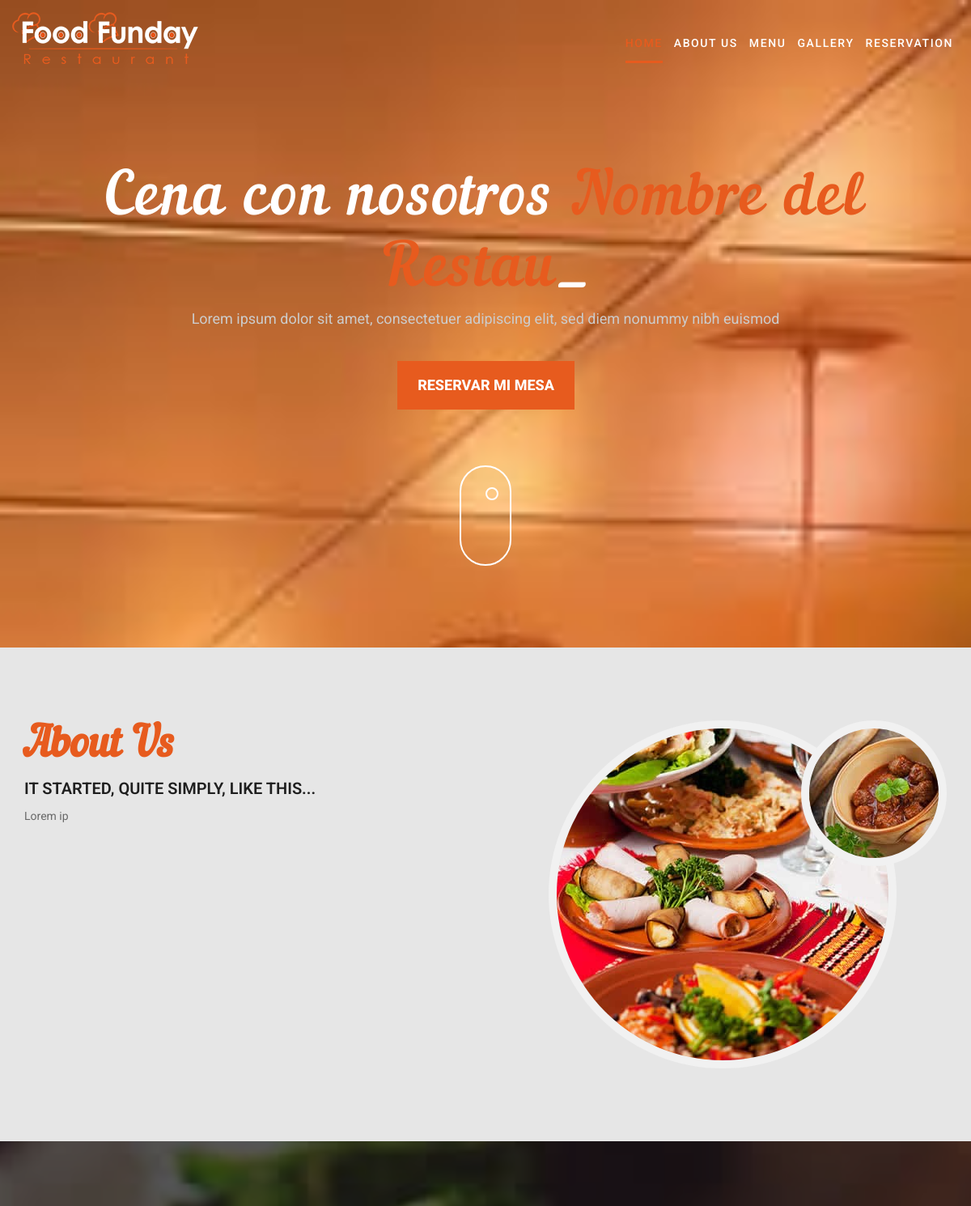
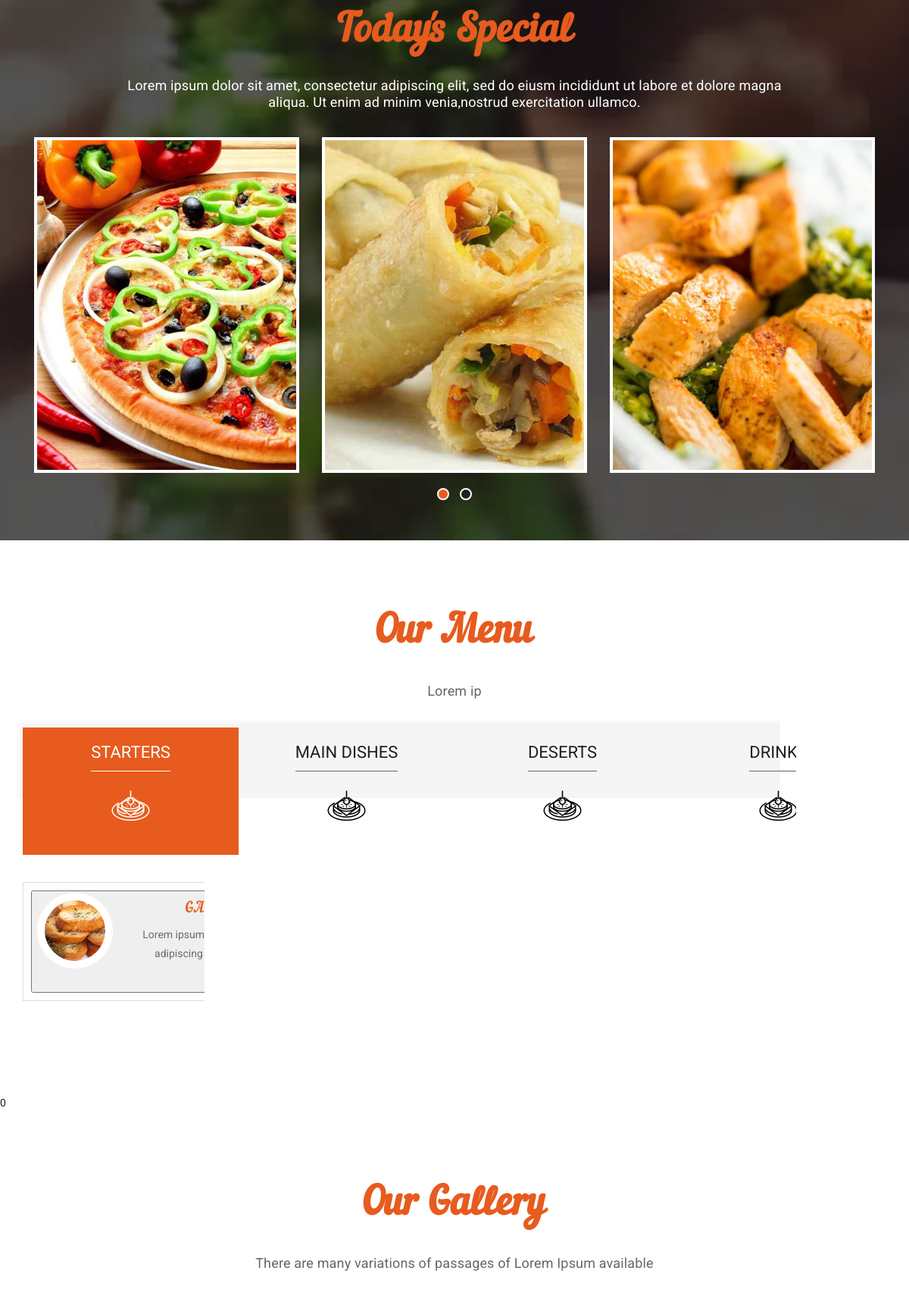
Screenshot of /restaurante5/index.php (signed in, upper part) with the database file from the repository (2 pictures, top to bottom).
### tables this page shows
CREATE TABLE `detalles_restaurante` (
  `id` int(11) NOT NULL,
  `restaurantes_id` int(11) DEFAULT NULL,
  `direccion` varchar(255) DEFAULT NULL,
  `precio` varchar(50) DEFAULT NULL,
  `calificacion` decimal(2,1) DEFAULT NULL,
  `url` varchar(255) DEFAULT NULL,
  `descripcion` text DEFAULT NULL
);

CREATE TABLE `restaurantes` (
  `id` int(11) NOT NULL,
  `nombre` varchar(255) NOT NULL,
  `imagen_url` varchar(255) NOT NULL,
  `facebook_url` varchar(255) DEFAULT NULL,
  `twitter_url` varchar(255) DEFAULT NULL,
  `instagram_url` varchar(255) DEFAULT NULL,
  `lat` float DEFAULT NULL,
  `lon` float DEFAULT NULL
);

CREATE TABLE `platillos_del_dia` (
  `id` int(11) NOT NULL,
  `restaurantes_id` int(11) DEFAULT NULL,
  `nombre` varchar(255) DEFAULT NULL,
  `descripcion` text DEFAULT NULL,
  `imagen_url` varchar(255) DEFAULT NULL
);

CREATE TABLE `categorias_menu` (
  `id` int(11) NOT NULL,
  `nombre` varchar(100) NOT NULL,
  `restaurantes_id` int(11) DEFAULT NULL
);

CREATE TABLE `items_menu` (
  `id` int(11) NOT NULL,
  `nombre` varchar(100) NOT NULL,
  `descripcion` text DEFAULT NULL,
  `precio` decimal(10,2) NOT NULL,
  `imagen` varchar(255) DEFAULT NULL,
  `categoria_id` int(11) DEFAULT NULL
);

### restaurante5/index.php (the view, shortened to what this page needs)
<?php
require '../Inicio/conexion.php';
$path = realpath(dirname(__FILE__));
$folder_name = basename($path);
preg_match('/\d+/', $folder_name, $matches);
$restaurantes_id = $matches[0];
$sql_restaurante = "SELECT r.nombre AS nombre_restaurante, r.imagen_url, r.facebook_url, r.twitter_url, r.instagram_url, d.descripcion
                    FROM restaurantes r
                    JOIN detalles_restaurante d ON r.id = d.restaurantes_id
                    WHERE r.id = ?";
$stmt_restaurante = $conexion->prepare($sql_restaurante);
$stmt_restaurante->bind_param("i", $restaurantes_id);
$stmt_restaurante->execute();
$result_restaurante = $stmt_restaurante->get_result();
if ($result_restaurante->num_rows > 0) {
    $row_restaurante = $result_restaurante->fetch_assoc();
    $Nombre = $row_restaurante['nombre_restaurante'];
    $imagen_url = '../Inicio/' . $row_restaurante['imagen_url'];
    $descripcion = $row_restaurante['descripcion'];
} else {
    echo "No se encontraron resultados.";
    $Nombre = "Nombre por defecto";
    $imagen_url = "../Inicio/images/default_image.jpg";
    $descripcion = "Descripción por defecto.";
}
$sql_platillos = "SELECT nombre, descripcion, imagen_url FROM platillos_del_dia WHERE restaurantes_id = ?";
$stmt_platillos = $conexion->prepare($sql_platillos);
$stmt_platillos->bind_param("i", $restaurantes_id);
$stmt_platillos->execute();
$result_platillos = $stmt_platillos->get_result();
$platillos = [];
if ($result_platillos->num_rows > 0) {
    while ($row_platillo = $result_platillos->fetch_assoc()) {
        $platillos[] = $row_platillo;
    }
} else {
    echo "No se encontraron platillos del día.";
}
$sql_categorias = "SELECT id, nombre FROM categorias_menu WHERE restaurantes_id = ?";
$stmt_categorias = $conexion->prepare($sql_categorias);
$stmt_categorias->bind_param("i", $restaurantes_id);
$stmt_categorias->execute();
$result_categorias = $stmt_categorias->get_result();
$categorias = [];
if ($result_categorias->num_rows > 0) {
    while ($row_categoria = $result_categorias->fetch_assoc()) {
        $categorias[] = $row_categoria;
    }
} else {
    echo "No se encontraron categorías del menú.";
}
$items_menu = [];
foreach ($categorias as $categoria) {
    $categoria_id = $categoria['id'];
    $sql_items = "SELECT id, nombre, descripcion, precio, imagen FROM items_menu WHERE categoria_id = ?";
    $stmt_items = $conexion->prepare($sql_items);
    $stmt_items->bind_param("i", $categoria_id);
    $stmt_items->execute();
    $result_items = $stmt_items->get_result();
    $items = [];
    if ($result_items->num_rows > 0) {
        while ($row_item = $result_items->fetch_assoc()) {
            $items[] = $row_item;
        }
    }
    $items_menu[$categoria_id] = $items;
}
?>
<!DOCTYPE html>
<html lang="en">
<head>
    <link rel="stylesheet" href="css/bootstrap.min.css">
    <link rel="stylesheet" href="css/style.css">
    <link rel="stylesheet" href="css/responsive.css">
    <link id="changeable-colors" rel="stylesheet" href="css/colors/orange.css" />
    <link rel="stylesheet" type="text/css" href="https://cdn.jsdelivr.net/npm/slick-carousel@1.8.1/slick/slick.css"/>
</head>
<body>
    <div id="site-header">
        <header id="header" class="header-block-top">
            <div class="container">
                <div class="row">
                    <div class="main-menu">
                        <nav class="navbar navbar-default" id="mainNav">
                            <div class="navbar-header">
                                <div class="logo">
                                    <a class="navbar-brand js-scroll-trigger logo-header" href="#">
                                        <img src="images/logo.png" alt="">
                                    </a>
                                </div>
                            </div>
                            <div id="navbar" class="navbar-collapse collapse">
                                <ul class="nav navbar-nav navbar-right">
                                    <li class="active"><a href="#banner">Home</a></li>
                                    <li><a href="#about">About us</a></li>
                                    <li><a href="#menu">Menu</a></li>
                                    <li><a href="#gallery">Gallery</a></li>
                                    <li><a href="#reservation">Reservation</a></li>
                                </ul>
                            </div>
                        </nav>
                    </div>
                </div>
            </div>
        </header>
    </div>
    <div id="banner" class="banner full-screen-mode parallax" style="background-image: url('<?php echo htmlspecialchars($imagen_url); ?>');">
        <div class="container pr">
            <div class="col-lg-12 col-md-12 col-sm-12 col-xs-12">
                <div class="banner-static">
                    <div class="banner-text">
                        <div class="banner-cell">
                            <h1>Cena con nosotros <span class="typer" id="some-id" data-delay="200" data-delim=":" data-words="<?php echo htmlspecialchars($Nombre); ?>" data-colors="red"></span><span class="cursor" data-cursorDisplay="_" data-owner="some-id"></span></h1>
                            <p>Lorem ipsum dolor sit amet, consectetuer adipiscing elit, sed diem nonummy nibh euismod</p>
                            <div class="book-btn">
                                <a href="#reservation" class="table-btn hvr-underline-from-center">Reservar mi Mesa</a>
                            </div>
                            <a href="#about">
                                <div class="mouse"></div>
                            </a>
                        </div>
                    </div>
                </div>
            </div>
        </div>
    </div>
    <div id="about" class="about-main pad-top-100 pad-bottom-100">
        <div class="container">
            <div class="row">
                <div class="col-lg-6 col-md-6 col-sm-12 col-xs-12">
                    <div class="wow fadeIn" data-wow-duration="1s" data-wow-delay="0.1s">
                        <h2 class="block-title"> About Us </h2>
                        <h3>IT STARTED, QUITE SIMPLY, LIKE THIS...</h3>
                        <p><?php echo htmlspecialchars($descripcion); ?></p>
                    </div>
                </div>
                <div class="col-lg-6 col-md-6 col-sm-12 col-xs-12">
                    <div class="wow fadeIn" data-wow-duration="1s" data-wow-delay="0.1s">
                        <div class="about-images">
                            <img class="about-main" src="images/about-main.jpg" alt="About Main Image">
                            <img class="about-inset" src="images/about-inset.jpg" alt="About Inset Image">
                        </div>
                    </div>
                </div>
            </div>
        </div>
    </div>
    <div class="special-menu pad-top-100 parallax">
        <div class="container">
            <div class="row">
                <div class="col-lg-12 col-md-12 col-sm-12 col-xs-12">
                    <div class="wow fadeIn" data-wow-duration="1s" data-wow-delay="0.1s">
                        <h2 class="block-title color-white text-center"> Today's Special </h2>
                        <h5 class="title-caption text-center"> Lorem ipsum dolor sit amet, consectetur adipiscing elit, sed do eiusm incididunt ut labore et dolore magna aliqua. Ut enim ad minim venia,nostrud exercitation ullamco. </h5>
                    </div>
                    <div class="special-box">
                        <div id="owl-demo" class="owl-carousel owl-theme">
                            <?php foreach ($platillos as $platillo): ?>
                                <div class="item item-type-zoom">
                                    <div class="item-img">
                                        <img src="images/<?php echo htmlspecialchars($platillo['imagen_url']); ?>" alt="special menu">
                                    </div>
                                </div>
                            <?php endforeach; ?>
                        </div>
                    </div>
                </div>
            </div>
        </div>
    </div>
    <div id="menu" class="menu-main pad-top-100 pad-bottom-100">
        <div class="container">
            <div class="row">
                <div class="col-lg-12 col-md-12 col-sm-12 col-xs-12">
                    <div class="wow fadeIn" data-wow-duration="1s" data-wow-delay="0.1s">
                        <h2 class="block-title text-center">Our Menu</h2>
                        <p class="title-caption text-center"><?php echo htmlspecialchars($descripcion, ENT_QUOTES, 'UTF-8'); ?></p>
                    </div>
                    <div class="tab-menu">
                        <div class="slider slider-nav">
                            <?php foreach ($categorias as $categoria): ?>
                                <div class="tab-title-menu">
                                    <h2><?php echo htmlspecialchars($categoria['nombre'], ENT_QUOTES, 'UTF-8'); ?></h2>
                                    <p><i class="flaticon-canape"></i></p>
                                </div>
                            <?php endforeach; ?>
                        </div>
                        <div class="slider slider-single">
                            <?php foreach ($categorias as $categoria): ?>
                                <div>
                                    <div class="row">
                                        <?php if (!empty($items_menu[$categoria['id']])): ?>
                                            <?php foreach ($items_menu[$categoria['id']] as $item): ?>
                                                <div class="col-lg-6 col-md-6 col-sm-12 col-xs-12">
                                                    <div class="offer-item">
                                                        <button class="add-to-cart"
                                                            data-id="<?php echo htmlspecialchars($item['id'], ENT_QUOTES, 'UTF-8'); ?>"
                                                            data-name="<?php echo htmlspecialchars($item['nombre'], ENT_QUOTES, 'UTF-8'); ?>"
                                                            data-price="<?php echo htmlspecialchars($item['precio'], ENT_QUOTES, 'UTF-8'); ?>"
                                                            data-image="<?php echo htmlspecialchars($item['imagen'], ENT_QUOTES, 'UTF-8'); ?>">
                                                            <img src="<?php echo htmlspecialchars($item['imagen'], ENT_QUOTES, 'UTF-8'); ?>" alt="" class="img-responsive">
                                                            <div>
                                                                <h3><?php echo htmlspecialchars($item['nombre'], ENT_QUOTES, 'UTF-8'); ?></h3>
                                                                <p><?php echo htmlspecialchars($item['descripcion'], ENT_QUOTES, 'UTF-8'); ?></p>
                                                            </div>
                                                            <span class="offer-price"><?php echo htmlspecialchars($item['precio'], ENT_QUOTES, 'UTF-8'); ?></span>
                                                        </button>
                                                    </div>
                                                </div>
                                            <?php endforeach; ?>
                                        <?php else: ?>
                                            <p class="text-center">No items available in this category.</p>
                                        <?php endif; ?>
                                    </div>
                                </div>
                            <?php endforeach; ?>
                        </div>
                    </div>
                </div>
            </div>
        </div>
    </div>
    <a href="#" id="cart-link"><img id="cart-icon" src="path-to-cart-icon.png" style="display: none;" alt="Cart"><span id="cart-count">0</span></a>
    <div id="gallery" class="gallery-main pad-top-100 pad-bottom-100">
        <div class="container">
            <div class="row">
                <div class="col-lg-12 col-md-12 col-sm-12 col-xs-12">
                    <div class="wow fadeIn" data-wow-duration="1s" data-wow-delay="0.1s">
                        <h2 class="block-title text-center">
                            Our Gallery
                        </h2>
                        <p class="title-caption text-center">There are many variations of passages of Lorem Ipsum available </p>
                    </div>
                    <div class="gal-container clearfix">
                    </div>
                </div>
            </div>
        </div>
    </div>
</body>
</html>

### restaurante5/css/responsive.css (style rules this page uses)
@media (max-width: 1240px) { .main-menu nav li a { margin: 0 7px; } }
@media (min-width: 768px) { .banner-cell .mouse:after { position: absolute; top: 25px; left: 50%; width: calc(4px * 4); height: calc(4px * 4); } }
@media (min-width: 768px) { .banner-cell .mouse { width: calc(16px * 4); height: calc(31px * 4); margin: 70px auto 0px; background: none; border: 2px solid white; border-radius: calc(16px * 4); } }

### restaurante5/css/colors/orange.css (style rules this page uses)
.main-menu .navbar-default .navbar-nav .active a { color: #e75b1e; }
.main-menu nav li a::after { background: #e75b1e; }
.typer { color: #e75b1e !important; }
.book-btn a { background: #e75b1e; border: 3px solid #e75b1e; }
.hvr-underline-from-center::before { background:#f04900; }
.block-title { color: #e75b1e; }
.offer-item div h3 { color: #e75b1e; }
.tab-menu .is-active { background: #e75b1e; }
.offer-item .offer-price { border: 1px solid #e75b1e; }

### rows the page displays
detalles_restaurante: restaurantes.imagen_url (picture), descripcion "Lorem ip"
platillos_del_dia: imagen_url (picture)
platillos_del_dia: imagen_url (picture)
platillos_del_dia: imagen_url (picture)
categorias_menu: nombre "STARTERS"
categorias_menu: nombre "MAIN DISHES"
categorias_menu: nombre "DESERTS"
categorias_menu: nombre "DRINKS"
items_menu: imagen (picture), nombre "GARLIC BREAD", descripcion "Lorem ipsum dolor sit amet, consectetur adipiscing elit. Nunc mollis eleifend dapibus."
